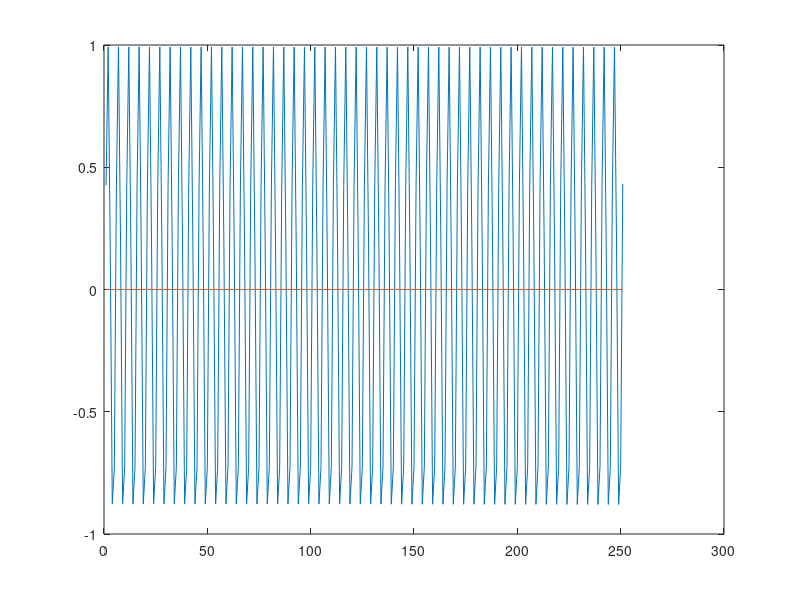
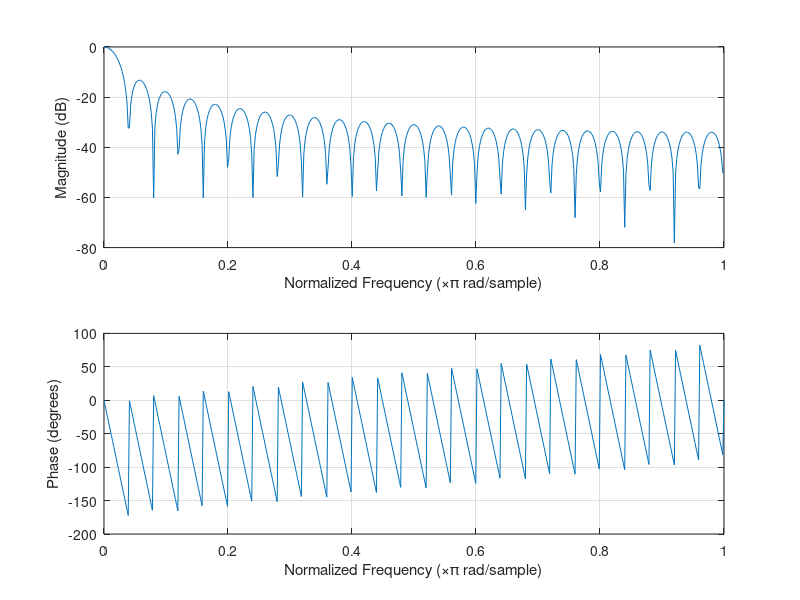
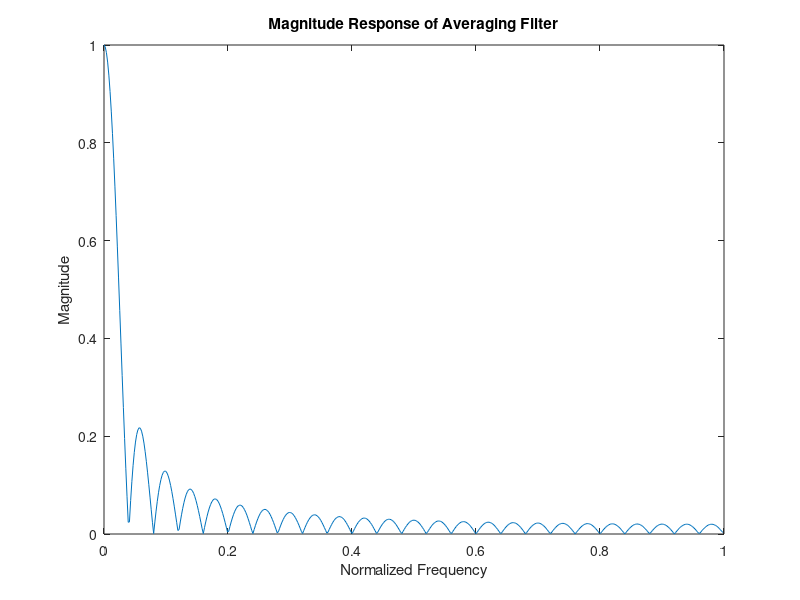

MATLAB code to generate these figures, in order:
clear all
close all
fs = 50000;
t = linspace(-1,1,fs);
function1 = cos(2*pi*t*10);
function2 = cos(2*pi*t*100);
function3 = cos(2*pi*t*5000);

filt = ones(50);
filter = filt/sum(filt);

response1 = conv(function1, filter);
response2 = conv(function2, filter);
response3 = conv(function3, filter);

figure(1)
plot(function3(5000:5250))
hold on 
plot(response3(5000:5250))

% Calculate frequency response
figure(2)
freqz(filter);
[H, w] = freqz(filter);

% Plot magnitude response
figure(9)
plot(w/pi, abs(H));
title('Magnitude Response of Averaging Filter');
xlabel('Normalized Frequency');
ylabel('Magnitude');